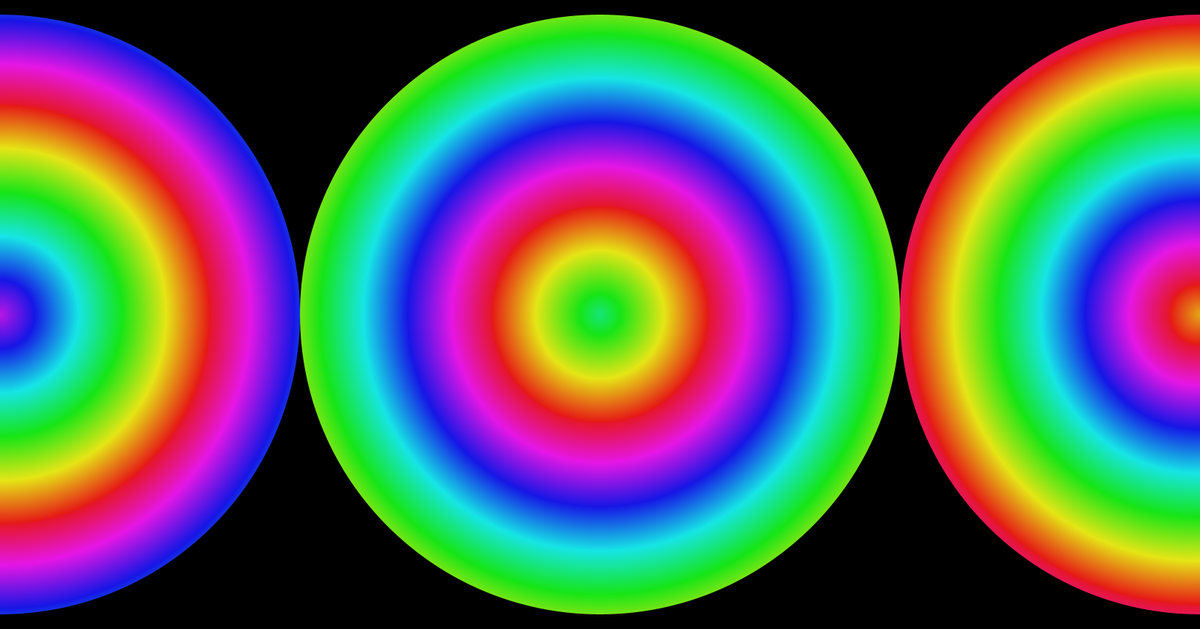
Frame 1 (no input)
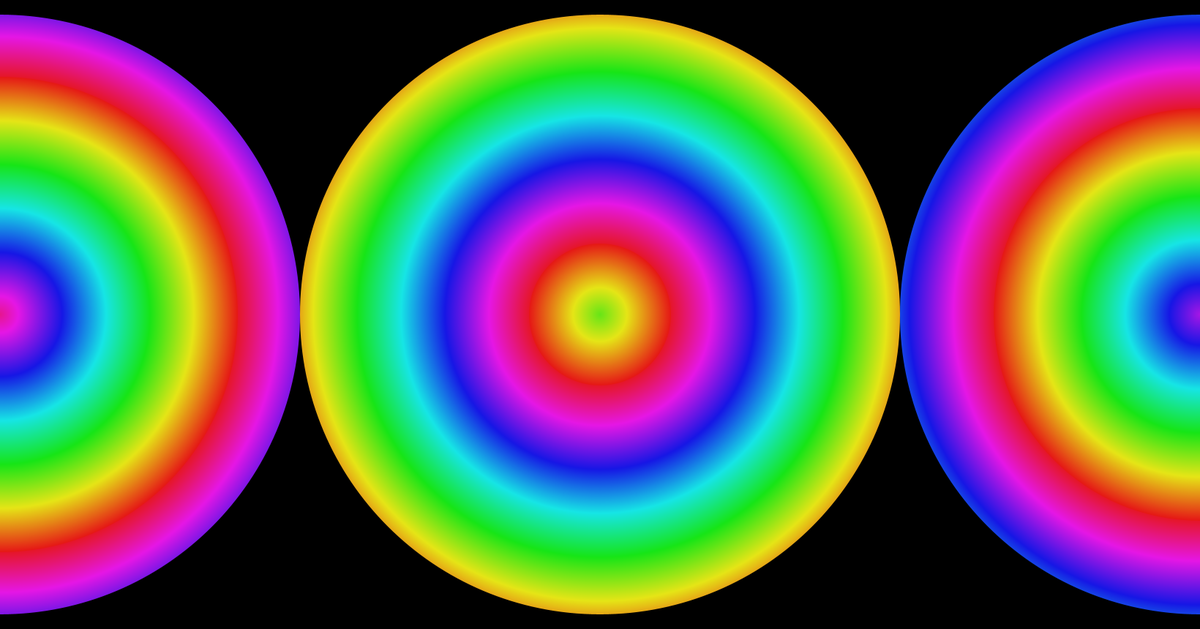
Frame 60 (the mouse pressed at the canvas centre just before this capture)
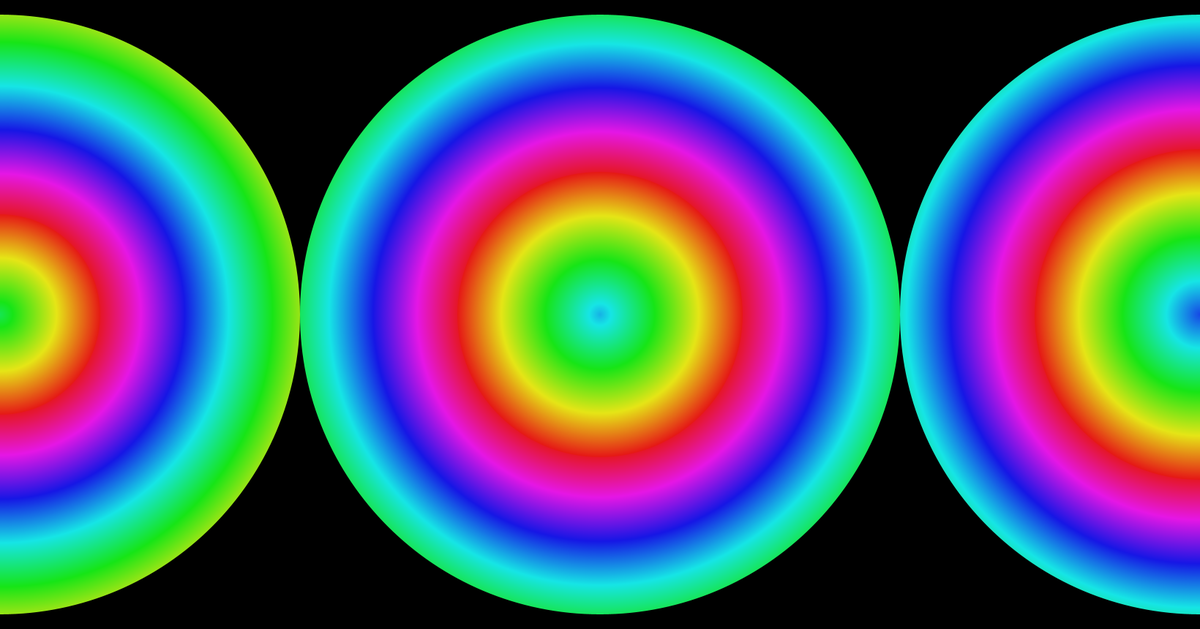
Frame 120 (the mouse held since frame 60 and released just before this capture)

The Processing sketch that drew these frames (run headless with seeded random() and noise(); from frame 60 on, the mouse is pressed at the canvas centre):

// Processing sketch: rgbStudy
// ── rgbStudy.pde
//void setup(){
//  size(400, 400);

//// red circle
//fill(255, 0, 0);
//ellipse(100, 100, 300, 300);

//// green circle
//fill(0, 255, 0);
//ellipse(200, 200, 300, 300);

//// blue circle
//fill(0, 0, 255);
//ellipse(300, 300, 300, 300);

//}
  /**
 * Radial Gradient. 
 * 
 * Draws a series of concentric circles to create a gradient 
 * from one color to another.
 */

int dim;

void setup() {
  size(1640, 860);
  dim = width/2;
  background(0);
  colorMode(HSB, 360, 100, 100);
  noStroke();
  ellipseMode(RADIUS);
  frameRate(60);
}

void draw() {
  background(0);
  for (int x = 0; x <= width; x+=dim) {
    drawGradient(x, height/2);
  } 
}

void drawGradient(float x, float y) {
  int radius = dim/2;
  float h = random(0, 360);
  for (int r = radius; r > 0; --r) {
    fill(h, 90, 90);
    ellipse(x, y, r, r);
    h = (h + 1) % 355;
  }
}
